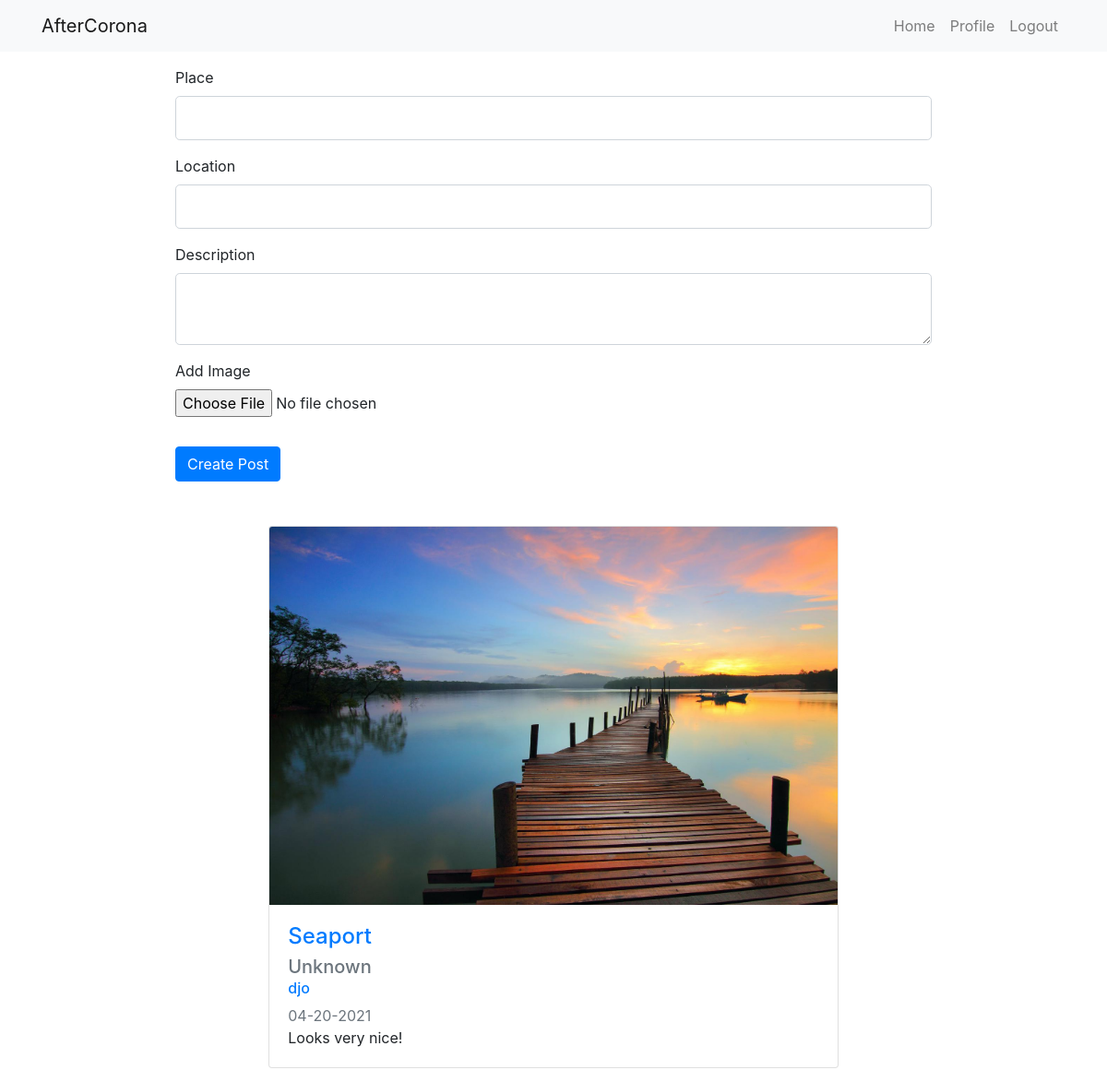
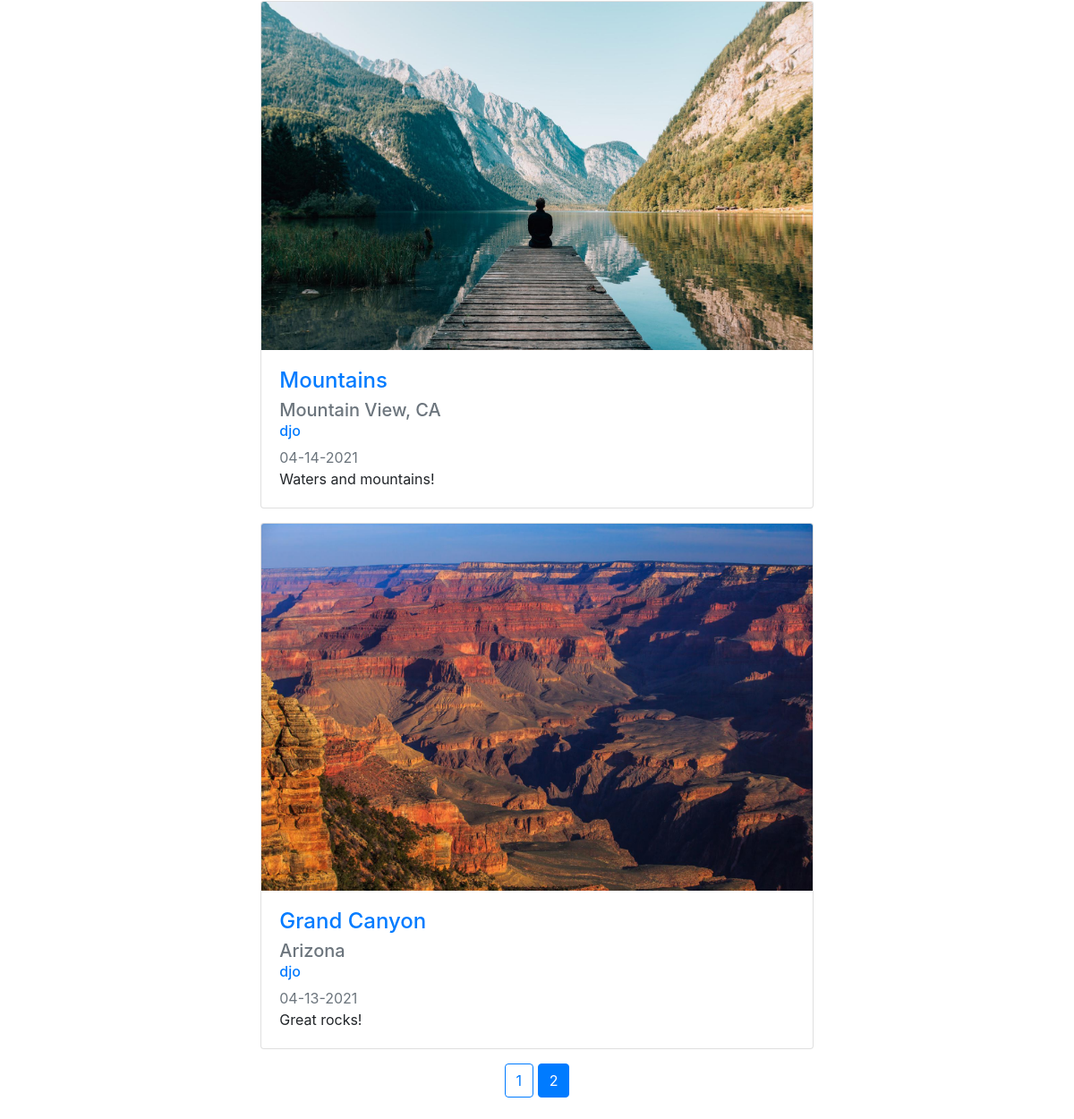
/home?page=2 (signed in), run on the app's committed database (2 pictures, top to bottom).
### app/models.py (models this page shows, shortened)
class Post(db.Model):
    id = db.Column(db.Integer, primary_key=True)
    image = db.Column(db.String(50), nullable=False)
    place = db.Column(db.String(30), nullable=False)
    location = db.Column(db.String(50), nullable=False)
    created = db.Column(db.DateTime, nullable=False, default=datetime.utcnow)
    desc = db.Column(db.Text, nullable=False)
    user_id = db.Column(db.Integer, db.ForeignKey('user.id'), nullable=False)

class User(db.Model, UserMixin):
    id = db.Column(db.Integer, primary_key=True)
    image = db.Column(db.String(50), nullable=False, default='default.jpeg')
    username = db.Column(db.String(20), unique=True, nullable=False)
    email = db.Column(db.String(50), unique=True, nullable=False)
    password = db.Column(db.String(50), nullable=False)
    posts = db.relationship('Post', backref='author', lazy=True)

### app/routes.py (the view, shortened to what this page needs)
@app.route('/')
@app.route('/home', methods=['GET', 'POST'])
def home():
    page = request.args.get('page', 1, type=int)
    posts = Post.query.order_by(
        Post.created.desc()).paginate(page=page, per_page=5)
    form = CreatePostForm()
    return render_template('home.html', posts=posts, form=form)

### app/forms.py
class CreatePostForm(FlaskForm):
    image = FileField('Add Image', validators=[FileRequired(),
                                               FileAllowed(['jpg', 'jpeg', 'png'])])
    place = StringField('Place', validators=[DataRequired()])
    location = StringField('Location', validators=[DataRequired()])
    desc = TextAreaField('Description', validators=[DataRequired()])
    submit = SubmitField('Create Post')

### app/models.py (called while the page is built)
@login_manager.user_loader
def load_user(user_id):
    return User.query.get(int(user_id))

### app/templates/home.html (shortened to what this page needs)
{% extends "layout.html" %}{% block title %} Home {% endblock %}
{% block content %}
{% if current_user.is_authenticated %}
<div class="content container">
  <form method="POST" action="" enctype="multipart/form-data">
      <fieldset class="form-group">
          <div class="form-group ">
              {{ form.place.label(class="form-control-label") }}
              {% if form.place.errors %}
                  {{ form.place(class="form-control form-control-lg is-invalid") }}
                  <div class="invalid-feedback">
                      {% for error in form.place.errors %}
                          <span>{{ error }}</span>
                      {% endfor %}
                  </div>
              {% else %}
                  {{ form.place(class="form-control form-control-lg", autocomplete="off") }}
              {% endif %}
          </div>
          <div class="form-group ">
              {{ form.location.label(class="form-control-label") }}
              {% if form.location.errors %}
                  {{ form.location(class="form-control form-control-lg is-invalid") }}
                  <div class="invalid-feedback">
                      {% for error in form.location.errors %}
                          <span>{{ error }}</span>
                      {% endfor %}
                  </div>
              {% else %}
                  {{ form.location(class="form-control form-control-lg", autocomplete="off") }}
              {% endif %}
          </div>
          <div class="form-group ">
              {{ form.desc.label(class="form-control-label") }}
              {% if form.desc.errors %}
                  {{ form.desc(class="form-control form-control-lg is-invalid") }}
                  <div class="invalid-feedback">
                      {% for error in form.desc.errors %}
                          <span>{{ error }}</span>
                      {% endfor %}
                  </div>
              {% else %}
                  {{ form.desc(class="form-control form-control-lg", autocomplete="off") }}
              {% endif %}
          </div>
          <div class="form-group ">
            {{ form.image.label() }}<br>
            {{ form.image(class="form-control-file") }}
        </div>
      </fieldset>
      <div class="form-group">
          {{ form.submit(class="btn btn-primary") }}
      </div>
  </form>
</div>
<main role="main" class="container">
    <div class="col-md-7 posts">
        {% for post in posts.items %}
        <div class="card post">
          <img src="{{ url_for(
              'static', filename='place_images/' + post.image) }}" class="card-img-top" alt="Post image">
          <div class="card-body">
            <h4 class="card-title"><a href="{{ url_for('post', post_id=post.id) }}">{{ post.place }}</a></h5>
            <h5 class="card-subtitle mb-2 text-muted">{{ post.location }}</h6>
            <h6 class="card-subtitle mb-2 text-muted"><a href="{{ url_for('user_posts', username=post.author.username) }}">{{ post.author.username }}</a></h6>
            <h7 class="card-subtitle mb-2 text-muted">{{ post.created.strftime('%m-%d-%Y') }}</h7>
            <p class="card-text">{{ post.desc }}</p>
          </div>
        </div>
        {% endfor %}
    </div>
    <div class="text-center">
  {% for page_num in posts.iter_pages(left_edge=1, right_edge=1, left_current=1, right_current=2) %}
      {% if page_num %}
          {% if posts.page == page_num %}
              <a class="btn btn-primary mb-4" href="{{ url_for('home', page=page_num) }}">{{ page_num }}</a>
          {% else %}
              <a class="btn btn-outline-primary mb-4" href="{{ url_for('home', page=page_num) }}">{{ page_num }}</a>
          {% endif %}
      {% endif %}
  {% endfor %}
</div>
  </main>
{% else %}
<div class="landscape"><h1 class='phrase'>Where Would You Go After the Coronavirus Pandemic?</h1></div>
{% endif %}
{% endblock content %}

### app/static/main.css (style rules this page uses)
.content { padding: 1em 10em; }
.posts { margin: auto; }
.post { margin-top: 1rem; margin-bottom: 1rem; }

### data on the page
Post: image (picture), place "Seaport", location "Unknown", author.username "djo", created "04-20-2021", desc "Looks very nice!"
Post: image (picture), place "Mountains", location "Mountain View, CA", author.username "djo", created "04-14-2021", desc "Waters and mountains!"
Post: image (picture), place "Grand Canyon", location "Arizona", author.username "djo", created "04-13-2021", desc "Great rocks!"

### other printed values
{{ page_num }} "1"
{{ page_num }} "2"
